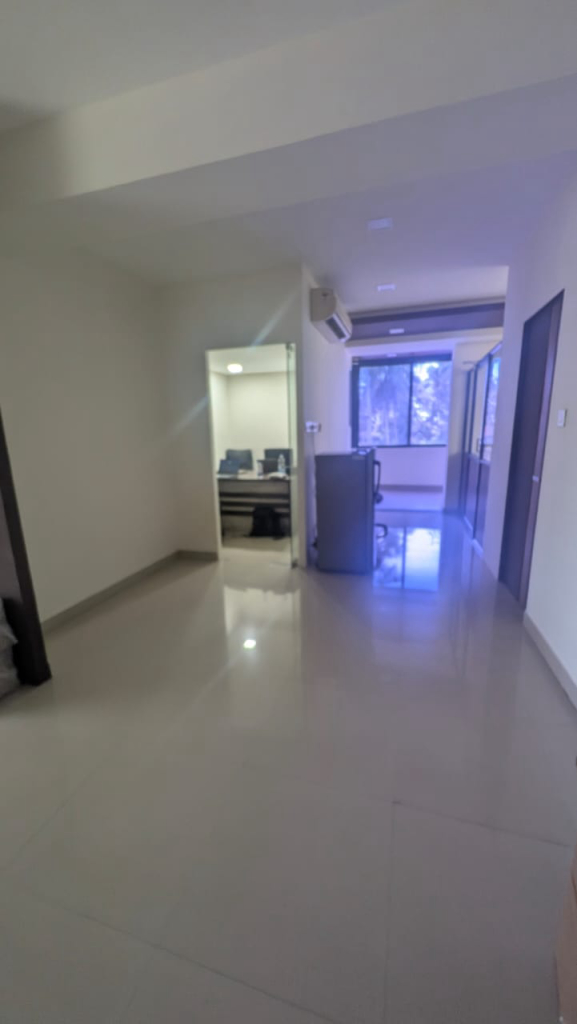
#> input picture docs/roza-lab/photos/current/01_corridor_looking_project_north.jpg, 577 x 1024 px
$ python annotate_photos.py
#> lines starting #> are read from the running program, lines starting #| are printed output that depends on the picture
#!/usr/bin/env python3
"""Overlay Project North, camera direction, and feature labels on survey photos.

Annotation method is inspired by HumanSignal/labelImg (class labels + region
callouts on source images) applied to architectural photo documentation rather
than ML training boxes.
"""

from __future__ import annotations

from pathlib import Path

from PIL import Image, ImageDraw, ImageFont

ROOT = Path(__file__).resolve().parents[1]
SRC = ROOT / "photos" / "current"
DST = ROOT / "photos" / "annotated"

# Coffee / lab palette
INK = (28, 22, 18, 255)
CREAM = (250, 244, 232, 255)
WOOD = (92, 58, 36, 255)
ROAST = (176, 72, 32, 255)
GLASS = (32, 92, 118, 255)
LEAF = (46, 110, 72, 255)
GOLD = (196, 154, 72, 255)
WHITE = (255, 255, 255, 255)


def font(size: int) -> ImageFont.FreeTypeFont | ImageFont.ImageFont:
    for path in (
        "/usr/share/fonts/truetype/dejavu/DejaVuSans-Bold.ttf",
        "/usr/share/fonts/truetype/dejavu/DejaVuSans.ttf",
        "/usr/share/fonts/truetype/liberation/LiberationSans-Bold.ttf",
    ):
        p = Path(path)
        if p.exists():
            return ImageFont.truetype(str(p), size)
    return ImageFont.load_default()


def rounded_rect(draw: ImageDraw.ImageDraw, box, fill, radius=12):
    draw.rounded_rectangle(box, radius=radius, fill=fill)


def text_box(draw, xy, text, fill, fnt, pad=8, radius=10, anchor="lt"):
    x, y = xy
    bbox = draw.textbbox((0, 0), text, font=fnt)
    tw, th = bbox[2] - bbox[0], bbox[3] - bbox[1]
    if anchor == "lt":
        box = [x, y, x + tw + pad * 2, y + th + pad * 2]
        tx, ty = x + pad, y + pad
    elif anchor == "rt":
        box = [x - tw - pad * 2, y, x, y + th + pad * 2]
        tx, ty = box[0] + pad, y + pad
    elif anchor == "lb":
        box = [x, y - th - pad * 2, x + tw + pad * 2, y]
        tx, ty = x + pad, box[1] + pad
    else:  # rb
        box = [x - tw - pad * 2, y - th - pad * 2, x, y]
        tx, ty = box[0] + pad, box[1] + pad
    rounded_rect(draw, box, fill, radius=10)
    draw.text((tx, ty), text, font=fnt, fill=WHITE)
    return box


def compass(draw, cx, cy, r=52, heading="N"):
    """Draw a compass rose. heading is the direction at the top of the frame."""
    f_s = font(13)
    f_n = font(18)
    draw.ellipse((cx - r, cy - r, cx + r, cy + r), fill=(18, 16, 14, 220), outline=GOLD, width=3)
    inner = r - 10
    draw.ellipse(
        (cx - inner, cy - inner, cx + inner, cy + inner),
        outline=(255, 255, 255, 80),
        width=1,
    )
    # Map: top of photo is the camera looking-direction, so Project North
    # may be up, down, left, or right depending on heading.
    dirs = {"N": 0, "E": 90, "S": 180, "W": 270}
    rot = dirs.get(heading, 0)

    def polar(deg, rad):
        import math

        a = math.radians(deg - 90)  # 0 = up
        return cx + rad * math.cos(a), cy + rad * math.sin(a)

    for label, base in (("N", 0), ("E", 90), ("S", 180), ("W", 270)):
        ang = (base - rot) % 360
        x, y = polar(ang, r - 18)
        col = GOLD if label == "N" else WHITE
        f = f_n if label == "N" else f_s
        draw.text((x, y), label, font=f, fill=col, anchor="mm")
    # north pointer
    nx, ny = polar((0 - rot) % 360, r - 6)
    draw.polygon([(cx, cy), (nx - 4, ny + 4), (nx, ny), (nx + 4, ny + 4)], fill=GOLD)
    draw.text((cx, cy + r + 12), "PROJECT NORTH", font=f_s, fill=GOLD, anchor="mt")


def header_footer(draw, w, h, title, subtitle, footer):
    f_title = font(22)
    f_sub = font(14)
    f_foot = font(13)
    rounded_rect(draw, (16, 16, w - 16, 118), (18, 14, 12, 230), radius=16)
    draw.text((32, 32), title, font=f_title, fill=CREAM)
    draw.text((32, 68), subtitle, font=f_sub, fill=GOLD)
    rounded_rect(draw, (16, h - 92, w - 16, h - 16), (18, 14, 12, 230), radius=16)
    draw.text((32, h - 72), footer, font=f_foot, fill=CREAM)


PHOTOS = [
    {
        "file": "01_corridor_looking_project_north.jpg",
        "title": "P01  ·  Main corridor hub",
        "subtitle": "Camera looking PROJECT NORTH  →  large tree window",
        "footer": "Standing: south of hub, in open tile foyer. Left=W glass office · Right=E door/partitions · Ahead=N sunroom.",
        "heading": "N",
        "labels": [
            ((0.22, 0.42), "W  Glass office\n(exec. desk)", GLASS, "lt"),
            ((0.62, 0.38), "E  Fridge + AC\nutility niche", ROAST, "lt"),
            ((0.72, 0.55), "E  Glass rooms\nalong corridor", WOOD, "lt"),
            ((0.48, 0.28), "N  Tree window\n(Project North)", LEAF, "lt"),
        ],
    },
    {
        "file": "02_corridor_hub_project_north.jpg",
        "title": "P02  ·  Corridor hub (alt angle)",
        "subtitle": "Camera looking PROJECT NORTH  →  tree window / sunroom",
        "footer": "Standing: same hub as P01, slightly east. Confirms glass office west, wood door east, fridge on jutting wall.",
        "heading": "N",
        "labels": [
            ((0.18, 0.40), "W  Glass office door\n→ CEO candidate", GLASS, "lt"),
            ((0.78, 0.36), "E  Dark wood door", WOOD, "rt"),
            ((0.52, 0.36), "Fridge + split AC\n(utility)", ROAST, "lt"),
            ((0.48, 0.22), "N  Daylight / trees", LEAF, "lt"),
        ],
    },
    {
        "file": "03_glass_office_interior.jpg",
        "title": "P03  ·  Glass private office interior",
        "subtitle": "Camera at door looking into room  ·  occupant faces corridor",
        "footer": "Standing: doorway (corridor side). Narrow exterior slit window on far/right. Proposed: CEO — Roshan Mahamood.",
        "heading": "N",
        "labels": [
            ((0.88, 0.42), "Glass door\n(corridor)", GLASS, "rt"),
            ((0.78, 0.22), "Narrow exterior\nwindow + trees", LEAF, "rt"),
            ((0.18, 0.38), "Power / data\nat desk height", GOLD, "lt"),
            ((0.42, 0.55), "Dark wood exec desk\n+ 3 chairs", WOOD, "lt"),
        ],
    },
    {
        "file": "04_narrow_hall_brown_partition.jpg",
        "title": "P04  ·  Narrow secondary hall",
        "subtitle": "Camera looking toward bright glass door (daylight beyond)",
        "footer": "Standing: secondary circulation. Left=solid white · Right=dark wood partition. End=glass door to lit room.",
        "heading": "N",
        "labels": [
            ((0.72, 0.42), "Dark wood\npartition (E)", WOOD, "rt"),
            ((0.18, 0.40), "Solid white wall (W)", GLASS, "lt"),
            ((0.48, 0.22), "Glass door +\nstriped screen beyond", GOLD, "lt"),
            ((0.62, 0.62), "Packed goods\non floor", ROAST, "lt"),
        ],
    },
    {
        "file": "05_qc_rd_lab_from_corridor.jpg",
        "title": "P05  ·  QC / R&D galley from corridor",
        "subtitle": "Camera in corridor looking into partitioned lab",
        "footer": "Standing: corridor outside black-frame glass + wood-slat partition. Window wall at far end (exterior).",
        "heading": "E",
        "labels": [
            ((0.50, 0.18), "Hydraulic closer\non glass door", GOLD, "lt"),
            ((0.22, 0.48), "Desk + microwave\n(dry work)", GLASS, "lt"),
            ((0.70, 0.48), "Red-lid sample jars\n(QC / R&D)", ROAST, "rt"),
            ((0.55, 0.32), "Window + blinds\n(daylight)", LEAF, "lt"),
        ],
    },
    {
        "file": "06_qc_rd_lab_jars_and_sink.jpg",
        "title": "P06  ·  QC lab — jars, sink, wet counter",
        "subtitle": "Camera in corridor looking into same lab (wider)",
        "footer": "Standing: same as P05. Sink at back-right = existing wet point. Proposed: Sangeetha QC + cooking-test adjacency.",
        "heading": "E",
        "labels": [
            ((0.22, 0.50), "Dry desk +\nchair", GLASS, "lt"),
            ((0.72, 0.46), "Sample jar bank\n(red lids)", ROAST, "rt"),
            ((0.70, 0.62), "SINK  ·  wet zone", LEAF, "rt"),
            ((0.48, 0.18), "Wood-slat + glass\npartition language", WOOD, "lt"),
        ],
    },
    {
        "file": "07_glass_office_from_door.jpg",
        "title": "P07  ·  Glass office from doorway",
        "subtitle": "Same room as P03  ·  camera in corridor looking in",
        "footer": "Standing: corridor at glass door. Occupant currently faces entry. Coffee/grain sample bag on desk.",
        "heading": "N",
        "labels": [
            ((0.88, 0.40), "D-handle\nglass door", GLASS, "rt"),
            ((0.78, 0.18), "Slit window\n(exterior)", LEAF, "rt"),
            ((0.16, 0.42), "Outlet strip", GOLD, "lt"),
            ((0.40, 0.52), "Exec desk +\nsample bag", WOOD, "lt"),
        ],
    },
    {
        "file": "08_sunroom_looking_project_north.jpg",
        "title": "P08  ·  Enclosed balcony / sunroom",
        "subtitle": "Camera looking PROJECT NORTH along sunroom  →  tree windows",
        "footer": "Standing: south end of sunroom. Left/W + far/N = black-framed windows. Right/E = solid wall. Wood slat ceiling.",
        "heading": "N",
        "labels": [
            ((0.18, 0.40), "W  Window wall\n(trees)", LEAF, "lt"),
            ((0.82, 0.28), "E  Solid wall\n+ Crompton fan", WOOD, "rt"),
            ((0.48, 0.18), "N  Corner windows\n= Project North landmark", GOLD, "lt"),
            ((0.55, 0.55), "Black task chair\n(currently sparse)", GLASS, "lt"),
        ],
    },
    {
        "file": "09_wood_ceiling_hub_into_hallway.jpg",
        "title": "P09  ·  Wood-ceiling hub → hallway",
        "subtitle": "Camera in sunroom/hub looking through wide opening into corridor",
        "footer": "Standing: wood-slat ceiling room (north prestige zone). Black stone threshold. Hall continues; boxes at far end.",
        "heading": "S",
        "labels": [
            ((0.18, 0.22), "Crompton fan\non hub wall", WOOD, "lt"),
            ((0.48, 0.58), "Black stone\nthreshold", GOLD, "lt"),
            ((0.28, 0.40), "Glass office\npartition", GLASS, "lt"),
            ((0.72, 0.38), "AC + fridge\nin hall", ROAST, "rt"),
        ],
    },
    {
        "file": "10_wood_ceiling_hub_into_hallway_alt.jpg",
        "title": "P10  ·  Hub → hallway (alt)",
        "subtitle": "Same node as P09  ·  confirms glass left, AC/fridge right, boxes beyond",
        "footer": "Standing: wood-ceiling hub. This is the proposed central monitoring location (visible to all circulation).",
        "heading": "S",
        "labels": [
            ((0.16, 0.32), "Light switches", GOLD, "lt"),
            ((0.30, 0.42), "Glass + wood-base\npartition (lab/office)", GLASS, "lt"),
            ((0.78, 0.32), "Split AC", ROAST, "rt"),
            ((0.72, 0.48), "Fridge / tall unit", WOOD, "rt"),
        ],
    },
    {
        "file": "11_sunroom_looking_project_north_alt.jpg",
        "title": "P11  ·  Sunroom looking Project North",
        "subtitle": "Same axis as P08  ·  windows west + north, solid wall east",
        "footer": "Standing: south end of sunroom. Proposed: Nikhil marketing showroom / tasting lounge (daylight + brand warmth).",
        "heading": "N",
        "labels": [
            ((0.16, 0.38), "W  Full window wall", LEAF, "lt"),
            ((0.82, 0.22), "E  Fan + white wall", WOOD, "rt"),
            ((0.55, 0.52), "Long linear room\n~2.2 × 7 m est.", GOLD, "lt"),
            ((0.48, 0.18), "N  Tree canopy", LEAF, "lt"),
        ],
    },
    {
        "file": "12_sunroom_looking_project_south.jpg",
        "title": "P12  ·  Sunroom looking PROJECT SOUTH",
        "subtitle": "Reverse of P08/P11  ·  windows now on RIGHT (west)",
        "footer": "Standing: north end of sunroom looking south. Left/E = interior wall with opening to hub. Confirms N–S sunroom.",
        "heading": "S",
        "labels": [
            ((0.22, 0.28), "E  Interior wall\n+ opening to hub", WOOD, "lt"),
            ((0.78, 0.38), "W  Exterior windows", LEAF, "rt"),
            ((0.48, 0.18), "S  Dead-end wall", GOLD, "lt"),
            ((0.18, 0.18), "Crompton fan", ROAST, "lt"),
        ],
    },
    {
        "file": "13_sunroom_looking_south_with_doorway.jpg",
        "title": "P13  ·  Sunroom south view + hub doorway",
        "subtitle": "Camera looking PROJECT SOUTH  ·  doorway into office is on EAST wall",
        "footer": "Standing: north-ish in sunroom. Dark threshold at opening = same stone strip as P09/P10. Linear dead-end space.",
        "heading": "S",
        "labels": [
            ((0.28, 0.42), "E  Opening to hub\n(black threshold)", GOLD, "lt"),
            ((0.78, 0.36), "W  Window wall\n+ knee wall", LEAF, "rt"),
            ((0.55, 0.18), "S  Far white wall\n(dead end)", WOOD, "lt"),
            ((0.18, 0.18), "Fan (Crompton)", ROAST, "lt"),
        ],
    },
]


def annotate(spec: dict) -> None:
    im = Image.open(SRC / spec["file"]).convert("RGBA")
    w, h = im.size
    overlay = Image.new("RGBA", im.size, (0, 0, 0, 0))
    draw = ImageDraw.Draw(overlay)
    header_footer(draw, w, h, spec["title"], spec["subtitle"], spec["footer"])
    compass(draw, w - 78, 200, r=48, heading=spec["heading"])
    f_lab = font(13)
    for (fx, fy), text, color, anchor in spec["labels"]:
        text_box(draw, (int(fx * w), int(fy * h)), text, color, f_lab, pad=7, anchor=anchor)
    # looking-direction arrow near compass
    f_s = font(12)
    draw.text((w - 78, 268), f"frame-up = {spec['heading']}", font=f_s, fill=CREAM, anchor="mt")
    out = Image.alpha_composite(im, overlay).convert("RGB")
    dest = DST / spec["file"].replace(".jpg", "_annotated.jpg")
    out.save(dest, quality=90, optimize=True)
    print("wrote", dest.name)


def main() -> None:
    DST.mkdir(parents=True, exist_ok=True)
    for spec in PHOTOS:
        annotate(spec)
#> in annotate, `overlay = Image.new("RGBA", im.size, (0, 0, 0, 0))`: overlay: PIL image 577x1024 RGBA; every value is 0
#> in annotate, `out = Image.alpha_composite(im, overlay).convert("RGB")`:
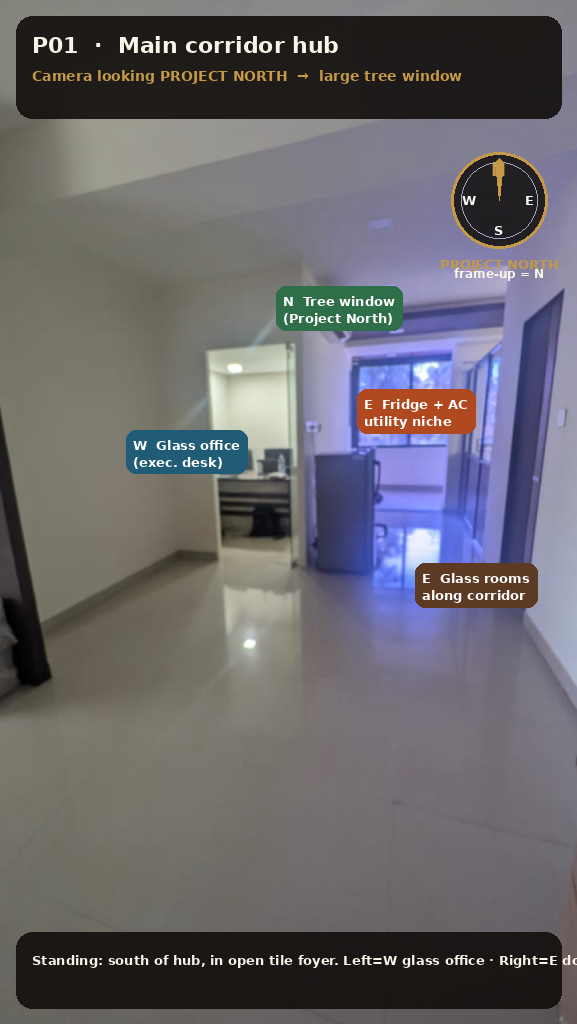
#> out: PIL image 577x1024 RGB; mean R, G, B 104.6, 102.1, 106.8
#> pass 2 of the loop in main, `for spec in PHOTOS:`:
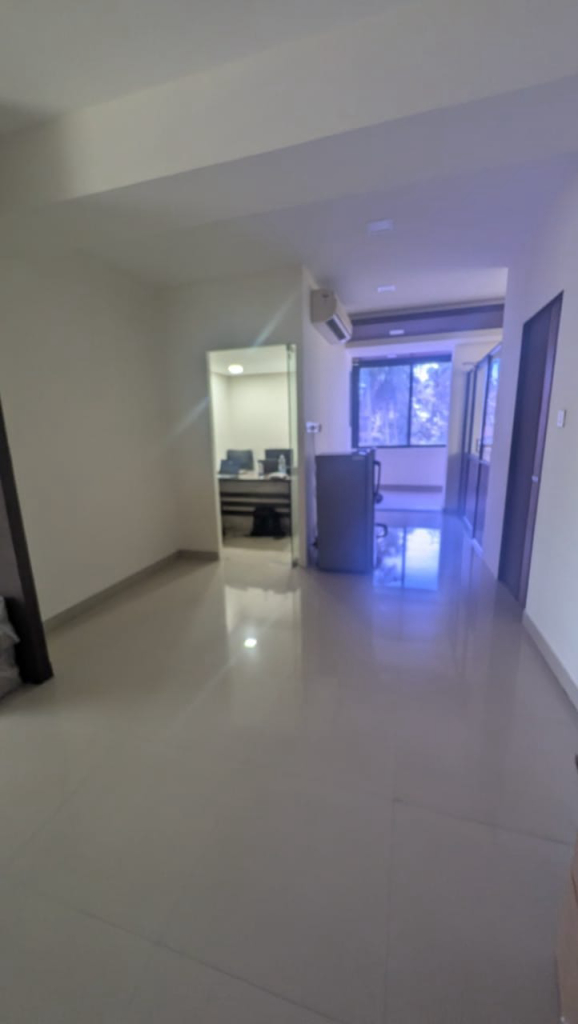
#> input picture docs/roza-lab/photos/current/02_corridor_hub_project_north.jpg, 578 x 1024 px
#> im: PIL image 578x1024 RGBA
#> overlay: PIL image 578x1024 RGBA; every value is 0
#> in annotate (call 2), `out = Image.alpha_composite(im, overlay).convert("RGB")`:
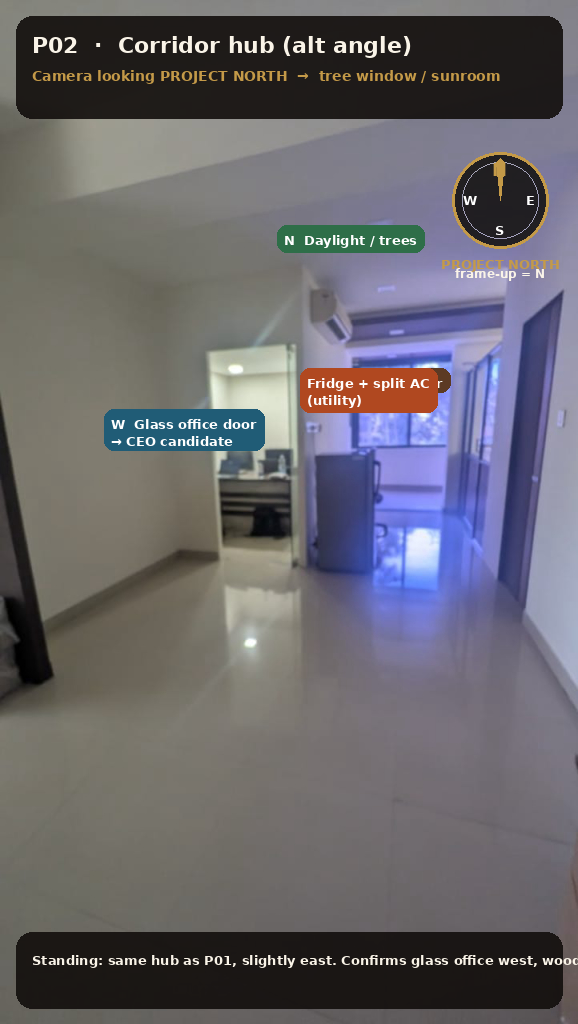
#> out: PIL image 578x1024 RGB; mean R, G, B 103.9, 101.7, 107.3
#> pass 3 of the loop in main, `for spec in PHOTOS:`:
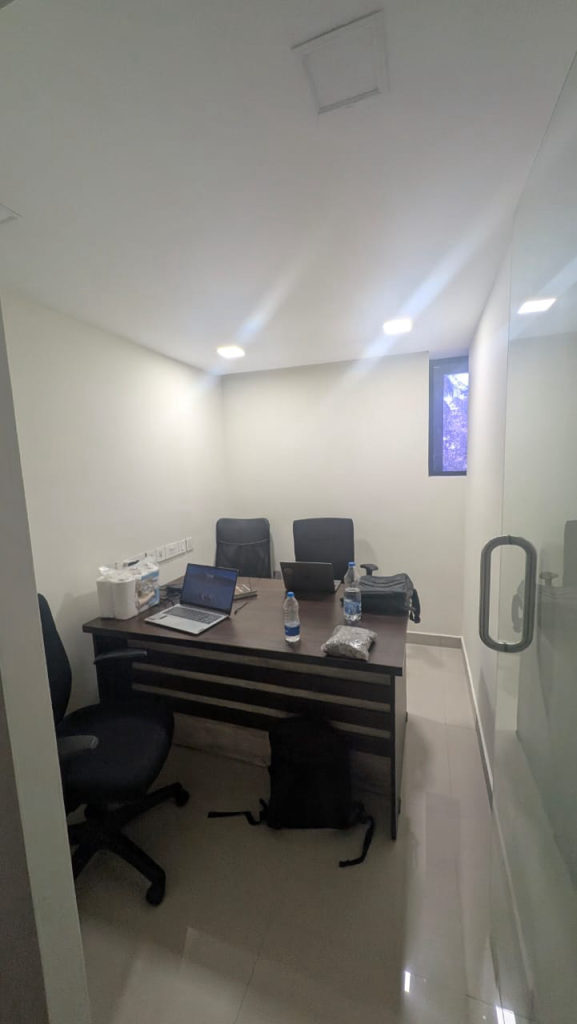
#> input picture docs/roza-lab/photos/current/03_glass_office_interior.jpg, 577 x 1024 px
#> im: PIL image 577x1024 RGBA
#> in annotate (call 3), `out = Image.alpha_composite(im, overlay).convert("RGB")`:
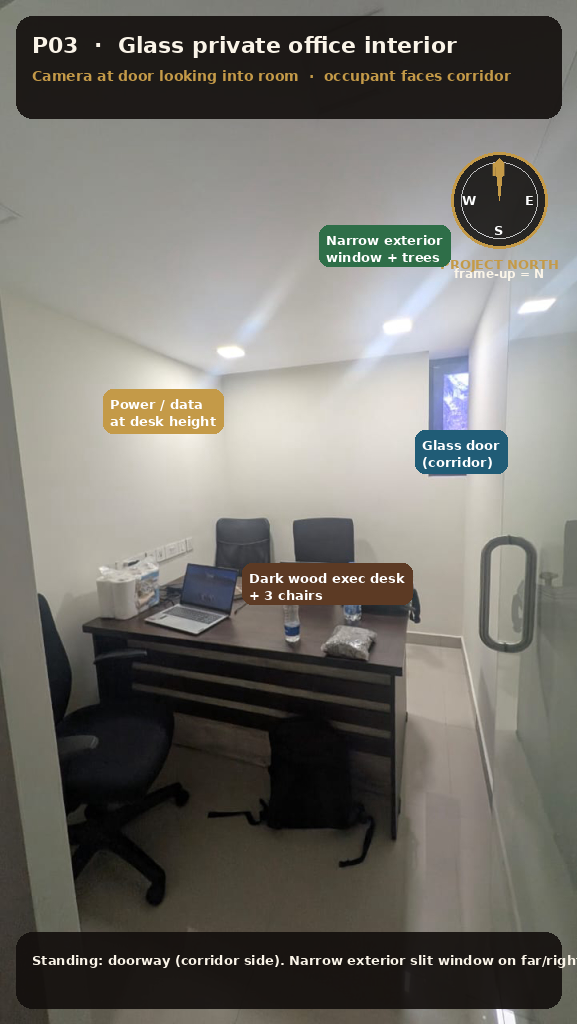
#> out: PIL image 577x1024 RGB; mean R, G, B 114.4, 112.2, 105.9
#> the loop made 7 passes; the first 3 are shown


if __name__ == "__main__":
#> (the run stopped early here; a loop or call above may not have finished)
